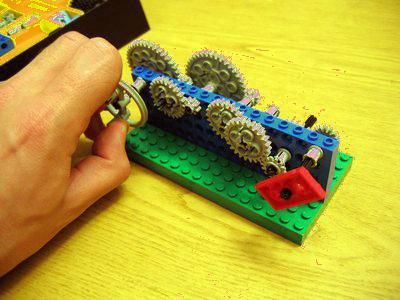

This chart was generated by the following Python code:
import random
from PIL import Image, ImageDraw

def auto_levels(x, a, b):
    if a < x < b:
        return round((x - a) * 255 / (b - a))
    else:
        return x

def findMin(gist, min):
    i = 0
    while gist[i] <= min:
        i += 1
    return i

def findMinReverse(gist, min):
    i = 255
    while gist[i] <= min:
        i -= 1
    return i

image = Image.open("../lego.jpg")
draw = ImageDraw.Draw(image)
width  = image.size[0]
height = image.size[1]
pix = image.load()

gistRed = [0]*256
gistGreen = [0]*256
gistBlue = [0]*256
gistBrightness = [0]*256

for x in range(width):
        for y in range(height):
            r = pix[x, y][0]
            g = pix[x, y][1]
            b = pix[x, y][2]
            gistRed[r] += 1
            gistGreen[g] += 1
            gistBlue[b] += 1

min = 200
ra = findMin(gistRed, min)
rb = findMinReverse(gistRed, min)

ga = findMin(gistGreen, min)
gb = findMinReverse(gistGreen, min)

ba = findMin(gistGreen, min)
bb = findMinReverse(gistGreen, min)

for x in range(width):
        for y in range(height):
                r = pix[x, y][0]
                g = pix[x, y][1]
                b = pix[x, y][2]
                draw.point((x, y), (auto_levels(r, ra, rb), auto_levels(g, ga, gb), auto_levels(b, ba, bb)))

image.save("legoAutoLevels.jpg")
del draw
